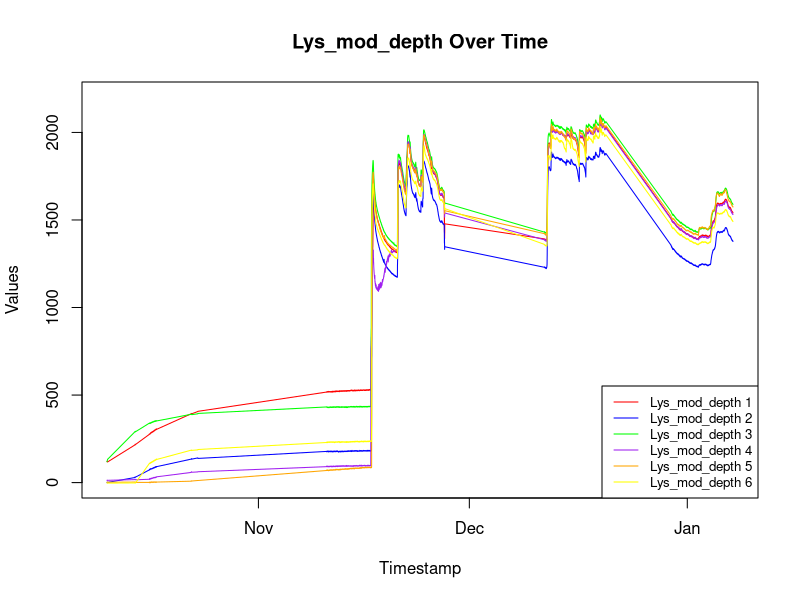
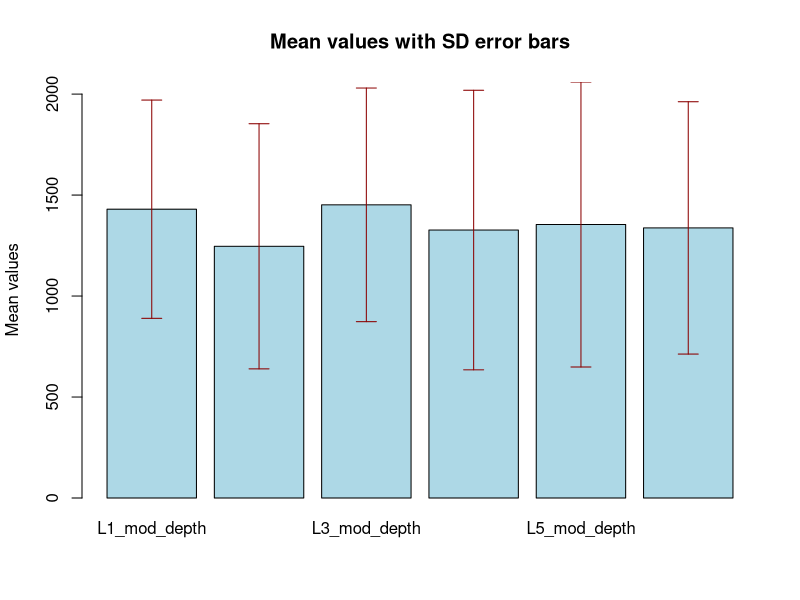

Reproduce these figures in R, in order. (Note: this script raises an error after producing the figures.)
#Author Mohammad Bahadori
#codes for Lysimeter Data Processing

#Psckages to install/call
#install.packages("ggplot2")
#install.packages("reshape2")
#library(ggplot2)
#library(reshape2)


#uploading soil data from .dat file

#Read the file without headers
tempData <- read.table(file = "Ross T1_LysimeterData.dat", header = FALSE, sep = ",", fill = TRUE)


# Check that the file has been read correctly by looking at the top
head(tempData)
str(tempData)

# Set the column names to the values of the second row
colnames(tempData) <- as.character(tempData[2, ])

# Remove unnecessary rows 
LysData <- tempData[-c(1, 2, 3, 4), ]

# Reset row names to start at 1 and continue sequentially
rownames(LysData) <- NULL

# Confirm the changes by looking at the top of the modified dataframe
head(LysData)
str(LysData)


# Create new data frame 'EC' using the column indices
Lys_mod_depth <- LysData[, c(1, 4, 10, 16, 22, 28, 34)]
Lys_Temp <- LysData[, c(1, 5, 11, 17, 23, 29, 35)]
Lys_EC <- LysData[, c(1, 6, 12, 18, 24, 30, 36)]



# Alternatively, if the columns are consecutive, you can use
#Lys_mod_depth <- LysData[, 1:6]
#Lys_Temp <- LysData[, 1:6]
#Lys_EC <- LysData[, 1:6]


# Lets do Lys_mod_depth first

# Check the structure and head of the 'Lys_mod_depth' dataset
str(Lys_mod_depth)
head(Lys_mod_depth)

# Check to see whether data are "as characer" or "numeric"
sapply(Lys_mod_depth[, 2:7], class)

# Convert all columns 2 to 7 to numeric if needed
Lys_mod_depth[, 2:7] <- sapply(Lys_mod_depth[, 2:7], function(x) as.numeric(as.character(x)))

# Remove rows that contain any NaN values

# First, loop through all elements and convert any "nan" or "NAN" strings to NA
Lys_mod_depth[Lys_mod_depth == "nan" | Lys_mod_depth == "NAN"] <- NA
# Then, use na.omit() to remove any rows containing NA values in the dataset
Lys_mod_depth <- na.omit(Lys_mod_depth)

# to exclude rows with any zeros
Lys_mod_depth <- Lys_mod_depth[!apply(Lys_mod_depth == 0, 1, any), ]

# Check the structure and head of the 'Lys_mod_depth' dataset
str(Lys_mod_depth)
head(Lys_mod_depth)

#Write the 'Lys_mod_depth' dataframe to a .dat file with a tab delimiter and save it
write.table(Lys_mod_depth, file = "Lys_mod_depth1.dat", sep = "\t", row.names = FALSE, col.names = TRUE)



# Create the plot using ggplot2

# Convert the date strings in column 1 to POSIXct datetime objects
Lys_mod_depth[, 1] <- as.POSIXct(Lys_mod_depth[, 1], format = "%Y-%m-%d %H:%M")

#Choose your desired y-axis limits (and change it manually in line below).
#y_min <- min(c(Lys_mod_depth[, 2], Lys_mod_depth[, 3], Lys_mod_depth[, 4], Lys_mod_depth[, 5], Lys_mod_depth[, 6], Lys_mod_depth[, 7]), na.rm = TRUE)
#y_max <- max(c(Lys_mod_depth[, 2], Lys_mod_depth[, 3], Lys_mod_depth[, 4], Lys_mod_depth[, 5], Lys_mod_depth[, 6], Lys_mod_depth[, 7]), na.rm = TRUE)

#Create a plot with timestamp on the x-axis and adjusted y-axis limits (adjust the y_max and y_min as you wish)
plot(Lys_mod_depth[, 1], Lys_mod_depth[, 2], type = 'l', col = 'red', xlab = 'Timestamp', ylab = 'Values',
     main = 'Lys_mod_depth Over Time', ylim = c(0, 2200))

# Add the rest of the series to the same plot
lines(Lys_mod_depth[, 1], Lys_mod_depth[, 3], col = 'blue')
lines(Lys_mod_depth[, 1], Lys_mod_depth[, 4], col = 'green')
lines(Lys_mod_depth[, 1], Lys_mod_depth[, 5], col = 'purple')
lines(Lys_mod_depth[, 1], Lys_mod_depth[, 6], col = 'orange')
lines(Lys_mod_depth[, 1], Lys_mod_depth[, 7], col = 'yellow')
# Add a legend to distinguish the different lines
legend("bottomright", legend = c("Lys_mod_depth 1", "Lys_mod_depth 2", "Lys_mod_depth 3", "Lys_mod_depth 4", "Lys_mod_depth 5", "Lys_mod_depth 6"),
       col = c('red', 'blue', 'green', 'purple', 'orange', 'yellow'), lty = 1, cex = 0.8)



# Do some basic statistics
# Assuming Lys_mod_depth is your dataset with named columns

# List of column names from the 2nd to the 7th
columnNames_Lys_mod_depth <- names(Lys_mod_depth)[2:7]

# Calculate mean and SD for each of the specified columns
means_Lys_mod_depth <- sapply(Lys_mod_depth[, columnNames_Lys_mod_depth], mean, na.rm = TRUE)
sds_Lys_mod_depth <- sapply(Lys_mod_depth[, columnNames_Lys_mod_depth], sd, na.rm = TRUE)

# Create a new dataframe for the results
results_Lys_mod_depth <- data.frame(
  Mean_Lys_mod_depth = means_Lys_mod_depth,
  SD_Lys_mod_depth = sds_Lys_mod_depth
)

# Set the row names of the results dataframe to the column names
rownames(results_Lys_mod_depth) <- columnNames_Lys_mod_depth

# Display the results
print(results_Lys_mod_depth)

# make a graph to compare Lys_mod_depth across lysimeters

# Assuming 'results' dataframe contains the mean and SD information
# for each of the columns

# Create a bar plot for the mean values
barplot(results_Lys_mod_depth$Mean, names.arg = rownames(results_Lys_mod_depth), beside = TRUE,
        col = 'lightblue', ylim = c(0, max(results_Lys_mod_depth$Mean + results_Lys_mod_depth$SD)),
        main = "Mean values with SD error bars", ylab = "Mean values")

# Add error bars for SD
# Calculate the center position of each bar on the x-axis
bar_centers_Lys_mod_depth <- barplot(results_Lys_mod_depth$Mean, plot = FALSE)

# Add the error bars using the arrow function
arrows(x0 = bar_centers_Lys_mod_depth, y0 = results_Lys_mod_depth$Mean - results_Lys_mod_depth$SD,
       x1 = bar_centers_Lys_mod_depth, y1 = results_Lys_mod_depth$Mean + results_Lys_mod_depth$SD,
       angle = 90, code = 3, length = 0.1, col = 'darkred')



# Do ANOVA
# Ensure that you have the reshape2 package installed

#Melt the data frame from wide format to long format for ANOVA
longLys_mod_depth <- melt(Lys_mod_depth, id.vars = "TIMESTAMP", measure.vars = colnames(Lys_mod_depth)[2:7])

# Perform ANOVA
aov_results_Lys_mod_depth <- aov(value ~ variable, data = longLys_mod_depth)

# Display the summary of the ANOVA
summary(aov_results_Lys_mod_depth)

# Post-hoc test if ANOVA significant
if (summary(aov_results_Lys_mod_depth)[[1]][["Pr(>F)"]][1] < 0.05) {
  TukeyHSD(aov_results_Lys_mod_depth)
} else {
  print("ANOVA is not significant; post-hoc analysis is not applicable.")
}



# Now let's do Lys_Temp

# Check the structure and head of the 'Lys_Temp' dataset
str(Lys_Temp)
head(Lys_Temp)

# Check to see whether data are "as characer" or "numeric"
sapply(Lys_Temp[, 2:7], class)

# Convert all columns 2 to 7 to numeric if needed
Lys_Temp[, 2:7] <- sapply(Lys_Temp[, 2:7], function(x) as.numeric(as.character(x)))

# Remove rows that contain any NaN values
# First, loop through all elements and convert any "nan" or "NAN" strings to NA
Lys_Temp[Lys_Temp == "nan" | Lys_Temp == "NAN"] <- NA

# Then, use na.omit() to remove any rows containing NA values in the dataset
Lys_Temp <- na.omit(Lys_Temp)

# to exclude rows with any zeros
Lys_Temp <- Lys_Temp[!apply(Lys_Temp == 0, 1, any), ]


# Check the structure and head of the 'Lys_Temp' dataset
str(Lys_Temp)
head(Lys_Temp)

# Write the 'Lys_Temp' dataframe to a .dat file with a tab delimiter and save it
write.table(Lys_Temp, file = "Lys_Temp1.dat", sep = "\t", row.names = FALSE, col.names = TRUE)

# Create the plot using ggplot2

# Convert the date strings in column 1 to POSIXct datetime objects
Lys_Temp[, 1] <- as.POSIXct(Lys_Temp[, 1], format = "%Y-%m-%d %H:%M")

# Choose your desired y-axis limits (and change it manually in line below).
#y_min <- min(c(Lys_Temp[, 2], Lys_Temp[, 3], Lys_Temp[, 4], Lys_Temp[, 5], Lys_Temp[, 6], Lys_Temp[, 7]), na.rm = TRUE)
#y_max <- max(c(Lys_Temp[, 2], Lys_Temp[, 3], Lys_Temp[, 4], Lys_Temp[, 5], Lys_Temp[, 6], Lys_Temp[, 7]), na.rm = TRUE)

# Create a plot with timestamp on the x-axis and adjusted y-axis limits (adjust the y_max and y_min as you wish)
plot(Lys_Temp[, 1], Lys_Temp[, 2], type = 'l', col = 'red', xlab = 'Timestamp', ylab = 'Values', 
     main = 'Lys_Temp Over Time', ylim = c(23, 29))

# Add the rest of the series to the same plot
lines(Lys_Temp[, 1], Lys_Temp[, 3], col = 'blue')
lines(Lys_Temp[, 1], Lys_Temp[, 4], col = 'green')
lines(Lys_Temp[, 1], Lys_Temp[, 5], col = 'purple')
lines(Lys_Temp[, 1], Lys_Temp[, 6], col = 'orange')
lines(Lys_Temp[, 1], Lys_Temp[, 7], col = 'yellow')
# Add a legend to distinguish the different lines
legend("bottomright", legend = c("Lys_Temp 1", "Lys_Temp 2", "Lys_Temp 3", "Lys_Temp 4", "Lys_Temp 5", "Lys_Temp 6"), 
       col = c('red', 'blue', 'green', 'purple', 'orange', 'yellow'), lty = 1, cex = 0.8)

# Do some basic statistics
# Assuming Lys_Temp is your dataset with named columns

# List of column names from the 2nd to the 7th
columnNames_Lys_Temp <- names(Lys_Temp)[2:7]

# Calculate mean and SD for each of the specified columns
means_Lys_Temp <- sapply(Lys_Temp[, columnNames_Lys_Temp], mean, na.rm = TRUE)
sds_Lys_Temp <- sapply(Lys_Temp[, columnNames_Lys_Temp], sd, na.rm = TRUE)

# Create a new dataframe for the results
results_Lys_Temp <- data.frame(
  Mean_Lys_Temp = means_Lys_Temp,
  SD_Lys_Temp = sds_Lys_Temp
)

# Set the row names of the results dataframe to the column names
rownames(results_Lys_Temp) <- columnNames_Lys_Temp

# Display the results
print(results_Lys_Temp)

# Make a graph to compare Lys_Temp across lysimeters

# Assuming 'results' dataframe contains the mean and SD information
# for each of the columns

# Create a bar plot for the mean values
barplot(results_Lys_Temp$Mean_Lys_Temp, names.arg = rownames(results_Lys_Temp), beside = TRUE,
        col = 'lightblue', ylim = c(0, max(results_Lys_Temp$Mean_Lys_Temp + results_Lys_Temp$SD_Lys_Temp)),
        main = "Mean values with SD error bars", ylab = "Mean values")

# Add error bars for SD
# Calculate the center position of each bar on the x-axis
bar_centers_Lys_Temp <- barplot(results_Lys_Temp$Mean_Lys_Temp, plot = FALSE)

# Add the error bars using the arrow function
arrows(x0 = bar_centers_Lys_Temp, y0 = results_Lys_Temp$Mean_Lys_Temp - results_Lys_Temp$SD_Lys_Temp,
       x1 = bar_centers_Lys_Temp, y1 = results_Lys_Temp$Mean_Lys_Temp + results_Lys_Temp$SD_Lys_Temp,
       angle = 90, code = 3, length = 0.1, col = 'darkred')

# Do ANOVA

# Ensure that you have the reshape2 package installed
# Commented out because it should be run manually only if needed

# Melt the data frame from wide format to long format for ANOVA
longLys_Temp <- melt(Lys_Temp, id.vars = "TIMESTAMP", measure.vars = colnames(Lys_Temp)[2:7])

# Perform ANOVA
aov_results_Lys_Temp <- aov(value ~ variable, data = longLys_Temp)

# Display the summary of the ANOVA
summary(aov_results_Lys_Temp)

# Post-hoc test if ANOVA significant
if (summary(aov_results_Lys_Temp)[[1]][["Pr(>F)"]][1] < 0.05) {
  TukeyHSD(aov_results_Lys_Temp)
} else {
  print("ANOVA is not significant; post-hoc analysis is not applicable.")
}




# Finally let's do Lys_EC

# Check the structure and head of the 'Lys_EC' dataset
str(Lys_EC)
head(Lys_EC)

# Check to see whether data are "as characer" or "numeric"
sapply(Lys_EC[, 2:7], class)

# Convert all columns 2 to 7 to numeric if needed
Lys_EC[, 2:7] <- sapply(Lys_EC[, 2:7], function(x) as.numeric(as.character(x)))

# Remove rows that contain any NaN values
# First, loop through all elements and convert any "nan" or "NAN" strings to NA
Lys_EC[Lys_EC == "nan" | Lys_EC == "NAN"] <- NA

# Then, use na.omit() to remove any rows containing NA values in the dataset
Lys_EC <- na.omit(Lys_EC)

# to exclude rows with any zeros
Lys_EC <- Lys_EC[!apply(Lys_EC == 0, 1, any), ]

# Check the structure and head of the 'Lys_EC' dataset
str(Lys_EC)
head(Lys_EC)

#Write the 'Lys_EC' dataframe to a .dat file with a tab delimiter and save it
write.table(Lys_EC, file = "Lys_EC1.dat", sep = "\t", row.names = FALSE, col.names = TRUE)

#Create the plot using ggplot2

# Convert the date strings in column 1 to POSIXct datetime objects
Lys_EC[, 1] <- as.POSIXct(Lys_EC[, 1], format = "%Y-%m-%d %H:%M")

#Choose your desired y-axis limits (and change it manually in line below).
#y_min <- min(c(Lys_EC[, 2], Lys_EC[, 3], Lys_EC[, 4], Lys_EC[, 5], Lys_EC[, 6], Lys_EC[, 7]), na.rm = TRUE)
#y_max <- max(c(Lys_EC[, 2], Lys_EC[, 3], Lys_EC[, 4], Lys_EC[, 5], Lys_EC[, 6], Lys_EC[, 7]), na.rm = TRUE)

#Create a plot with timestamp on the x-axis and adjusted y-axis limits (adjust the y_max and y_min as you wish)
plot(Lys_EC[, 1], Lys_EC[, 2], type = 'l', col = 'red', xlab = 'Timestamp', ylab = 'Values',
     main = 'Lys_EC Over Time', ylim = c(0, 1200))

# Add the rest of the series to the same plot
lines(Lys_EC[, 1], Lys_EC[, 3], col = 'blue')
lines(Lys_EC[, 1], Lys_EC[, 4], col = 'green')
lines(Lys_EC[, 1], Lys_EC[, 5], col = 'purple')
lines(Lys_EC[, 1], Lys_EC[, 6], col = 'orange')
lines(Lys_EC[, 1], Lys_EC[, 7], col = 'yellow')
# Add a legend to distinguish the different lines
legend("bottomright", legend = c("Lys_EC 1", "Lys_EC 2", "Lys_EC 3", "Lys_EC 4", "Lys_EC 5", "Lys_EC 6"),
       col = c('red', 'blue', 'green', 'purple', 'orange', 'yellow'), lty = 1, cex = 0.8)

# Do some basic statistics
# Assuming Lys_EC is your dataset with named columns

# List of column names from the 2nd to the 7th
columnNames_Lys_EC <- names(Lys_EC)[2:7]

# Calculate mean and SD for each of the specified columns
means_Lys_EC <- sapply(Lys_EC[, columnNames_Lys_EC], mean, na.rm = TRUE)
sds_Lys_EC <- sapply(Lys_EC[, columnNames_Lys_EC], sd, na.rm = TRUE)

# Create a new dataframe for the results
results_Lys_EC <- data.frame(
  Mean_Lys_EC = means_Lys_EC,
  SD_Lys_EC = sds_Lys_EC
)

# Set the row names of the results dataframe to the column names
rownames(results_Lys_EC) <- columnNames_Lys_EC

# Display the results
print(results_Lys_EC)

# make a graph to compare Lys_EC across lysimeters

# Assuming 'results' dataframe contains the mean and SD information
# for each of the columns

# Create a bar plot for the mean values
barplot(results_Lys_EC$Mean_Lys_EC, names.arg = rownames(results_Lys_EC), beside = TRUE,
        col = 'lightblue', ylim = c(0, max(results_Lys_EC$Mean_Lys_EC + results_Lys_EC$SD_Lys_EC)),
        main = "Mean values with SD error bars", ylab = "Mean values")

# Add error bars for SD
# Calculate the center position of each bar on the x-axis
bar_centers_Lys_EC <- barplot(results_Lys_EC$Mean_Lys_EC, plot = FALSE)

# Add the error bars using the arrow function
arrows(x0 = bar_centers_Lys_EC, y0 = results_Lys_EC$Mean_Lys_EC - results_Lys_EC$SD_Lys_EC,
       x1 = bar_centers_Lys_EC, y1 = results_Lys_EC$Mean_Lys_EC + results_Lys_EC$SD_Lys_EC,
       angle = 90, code = 3, length = 0.1, col = 'darkred')

# Do ANOVA

# Ensure that you have the reshape2 package installed

#Melt the data frame from wide format to long format for ANOVA
longLys_EC <- melt(Lys_EC, id.vars = "TIMESTAMP", measure.vars = colnames(Lys_EC)[2:7])

# Perform ANOVA
aov_results_Lys_EC <- aov(value ~ variable, data = longLys_EC)

# Display the summary of the ANOVA
summary(aov_results_Lys_EC)

# Post-hoc test if ANOVA significant
if (summary(aov_results_Lys_EC)[[1]][["Pr(>F)"]][1] < 0.05) {
  TukeyHSD(aov_results_Lys_EC)
} else {
  print("ANOVA is not significant; post-hoc analysis is not applicable.")
}

